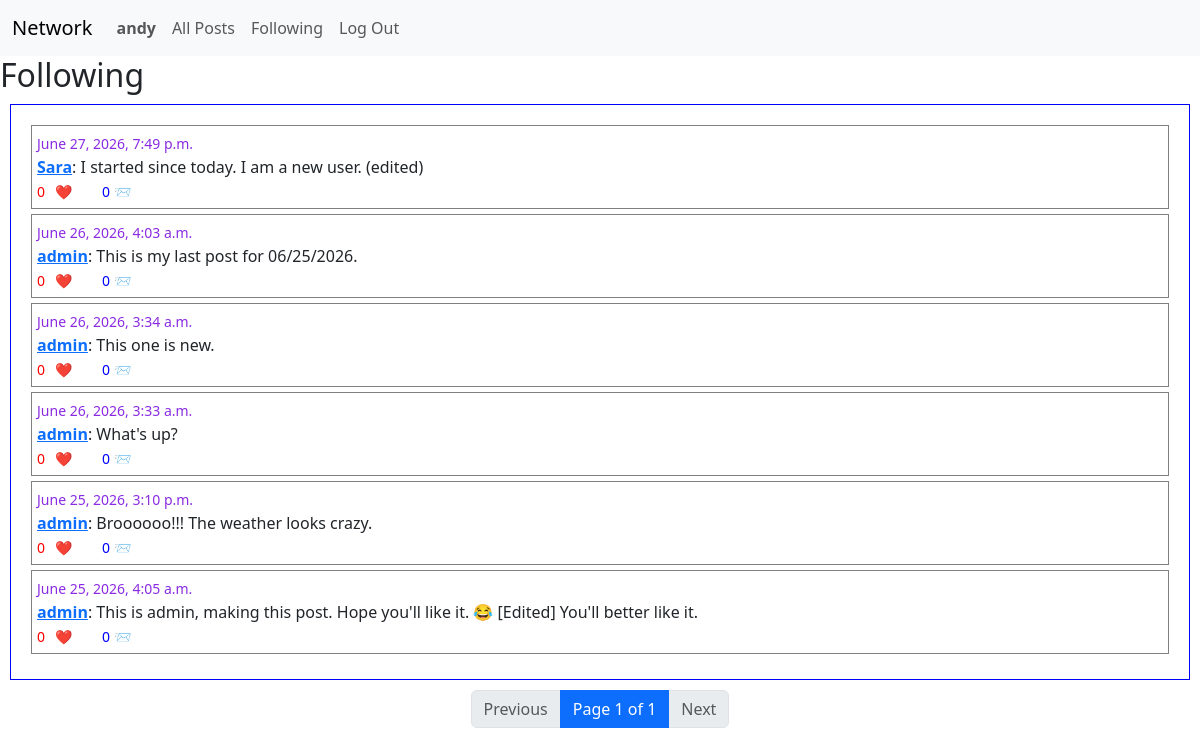
Page /following (signed in) on the committed database.
### network/models.py (models this page shows, shortened)
class User(AbstractUser):
    following = models.ManyToManyField("self", symmetrical=False, blank=True, related_name="followers")
    pass

class Post(models.Model):
    user = models.ForeignKey(User, on_delete=models.CASCADE, related_name="posts")
    content = models.TextField()
    timestamp = models.DateTimeField(auto_now_add=True)

### network/views.py (the view)
# urls.py: path("following", views.following, name="following"),
@login_required
def following(request):
    posts = Post.objects.filter(user__in=request.user.following.all()).order_by("-timestamp")
    paginator = Paginator(posts, 10)
    pageNumber = request.GET.get('page', 1)
    pageObject = paginator.get_page(pageNumber)
    return render(request, "network/following.html", {
        "posts":pageObject,
    })

### network/templates/network/following.html (shortened to what this page needs)
{% extends "network/layout.html" %}
{% load static %}
{% block body %}
    <h2> Following </h2>
    <div id="posts-container" class="posts-container" >
        {% for post in posts %}
            <div class="individual-post">
                <small style="color:blueviolet;">{{post.timestamp}}</small><br>
                <strong><a href="{% url 'profile' post.user.username %}">{{post.user.username}}</a></strong>: {{post.content}} <br>
                <small style="color:red;"> <span class="likescount">{{post.likes.count}}</span> <button data-id="{{post.id}}" class="likebutton">❤️</button></small>
                <small style="color:blue;">{{post.comments.count}} 📨</small>
            </div>
        {% empty %}
            <strong> No posts yet!!! </strong>
        {% endfor %}
    </div>
    <nav aria-label="Page navigation">
        <ul class="pagination justify-content-center">
            {% if posts.has_previous %}
                <li class="page-item">
                    <a class="page-link" href="?page={{ posts.previous_page_number }}">Previous</a>
                </li>
            {% else %}
                <li class="page-item disabled">
                    <span class="page-link">Previous</span>
                </li>
            {% endif %}
            <li class="page-item active" aria-current="page">
                <span class="page-link">
                    Page {{ posts.number }} of {{ posts.paginator.num_pages }}
                </span>
            </li>
            {% if posts.has_next %}
                <li class="page-item">
                    <a class="page-link" href="?page={{ posts.next_page_number }}">Next</a>
                </li>
            {% else %}
                <li class="page-item disabled">
                    <span class="page-link">Next</span>
                </li>
            {% endif %}
        </ul>
    </nav>
{% endblock %}

### network/templates/network/layout.html (shortened to what this page needs)
{% load static %}
<!DOCTYPE html>
<html lang="en">
    <head>
        <link href="https://cdn.jsdelivr.net/npm/bootstrap@5.3.3/dist/css/bootstrap.min.css" rel="stylesheet">
        <link href="{% static 'network/styles.css' %}" rel="stylesheet">
    </head>
    <body>
        <nav class="navbar navbar-expand-lg bg-light">
            <div class="container-fluid"> <a class="navbar-brand" href="{% url 'index' %}">Network</a>
                <div class="collapse navbar-collapse" id="navbarNav">
                    <ul class="navbar-nav me-auto mb-2 mb-lg-0">
                        {% if user.is_authenticated %}
                            <li class="nav-item">
                                <a class="nav-link" href="{% url 'profile' user.username %}"><strong>{{ user.username }}</strong></a>
                            </li>
                        {% endif %}
                        <li class="nav-item">
                            <a class="nav-link" href="{% url 'index' %}">All Posts</a>
                        </li>
                        {% if user.is_authenticated %}
                            <li class="nav-item">
                                <a class="nav-link" href="{% url 'following' %}">Following</a>
                            </li>
                            <li class="nav-item">
                                <a class="nav-link" href="{% url 'logout' %}">Log Out</a>
                            </li>
                        {% endif %}
                    </ul>
                </div>
            </div>
        </nav>
        <div class="body">
            {% block body %}
            {% endblock %}
        </div>
    </body>
</html>

### network/static/network/styles.css (style rules this page uses)
.posts-container { height:auto; width: auto; border: 1px solid blue; margin: 10px; padding: 20px; margin-right: 10px; }
.individual-post { border: 1px solid gray; margin-bottom: 5px; padding: 5px; }
.likebutton { border:none; background-color: transparent; }

### rows in the picture
User: username "andy"
Post: timestamp "June 27, 2026, 7:49 p.m.", user.username "Sara", content "I started since today. I am a new user. (edited)", likes.count "0", comments.count "0"
Post: timestamp "June 26, 2026, 4:03 a.m.", user.username "admin", content "This is my last post for 06/25/2026.", likes.count "0", comments.count "0"
Post: timestamp "June 26, 2026, 3:34 a.m.", user.username "admin", content "This one is new.", likes.count "0", comments.count "0"
Post: timestamp "June 26, 2026, 3:33 a.m.", user.username "admin", content "What's up?", likes.count "0", comments.count "0"
Post: timestamp "June 25, 2026, 3:10 p.m.", user.username "admin", content "Broooooo!!! The weather looks crazy.", likes.count "0", comments.count "0"
Post: timestamp "June 25, 2026, 4:05 a.m.", user.username "admin", content "This is admin, making this post. Hope you'll like it. 😂 [Edited] You'll better like it.", likes.count "0", comments.count "0"

### other values in the picture
{{ posts.number }} "1"
{{ posts.paginator.num_pages }} "1"
